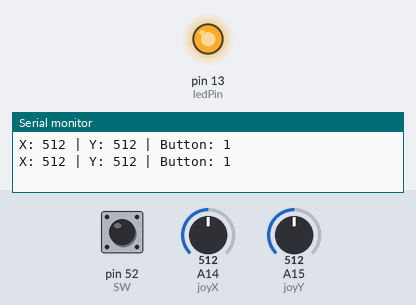
A sketch run on a simulated Arduino Mega 2560, built with avr-gcc and run on an emulated ATmega2560. Parts: output pins drawn as LEDs (lit = HIGH), the last lines printed to the serial monitor. Inputs (shaded band) come from the test bench; at power-on: pin 52 (SW) HIGH, A14 (joyX) = 512, A15 (joyY) = 512.

Above: at 1.8 s.
1.9 s: pin 52 (SW) pulled LOW for 1.2 s
At 2.8 s:
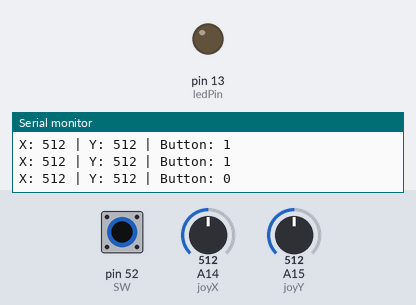
5.5 s: pin 52 (SW) pulled LOW for 3.2 s
At 9.6 s:
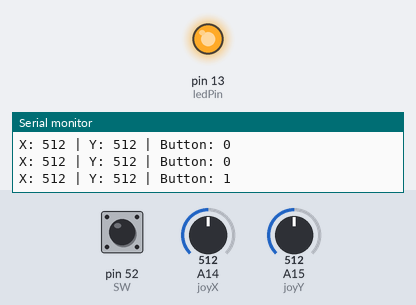
Timing chart, 0 to 11.1 s (numbered marks = the images above; inputs shaded):
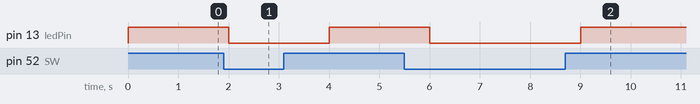

The sketch:

ReadJoystick.ino
```cpp
#define joyX A14
#define joyY A15
#define SW 52

const int ledPin = LED_BUILTIN;
int xValue = 0, yValue = 0, SW_state = 0;
int mapX = 0, mapY = 0;


void setup() {
  Serial.begin(9600);
  pinMode(joyX, INPUT);
  pinMode(joyY, INPUT);
  pinMode(SW, INPUT_PULLUP);
  pinMode(ledPin, OUTPUT);
  digitalWrite(ledPin, LOW);

}

void loop() {
  // put your main code here, to run repeatedly:
  xValue = analogRead(joyX);
  yValue = analogRead(joyY);
  SW_state = digitalRead(SW);
//  mapX = map(xValue, -10, 10, -512, 512);
//  mapY = map(yValue, -10, 10, -512, 512);

  if(SW_state){

    digitalWrite(ledPin, HIGH);
  }
  else{
    digitalWrite(ledPin, LOW);
  }

  Serial.print("X: ");
  Serial.print(xValue);
  Serial.print(" | Y: ");
  Serial.print(yValue);
  Serial.print(" | Button: ");
  Serial.println(SW_state);

  delay(1000);

}
```

Measured:
- after the input at 1.9 s, pin 13 (ledPin): HIGH → LOW after 0.10 s, → HIGH 2.0 s later
- after the input at 5.5 s, pin 13 (ledPin): HIGH → LOW after 0.51 s, → HIGH 3.0 s later
